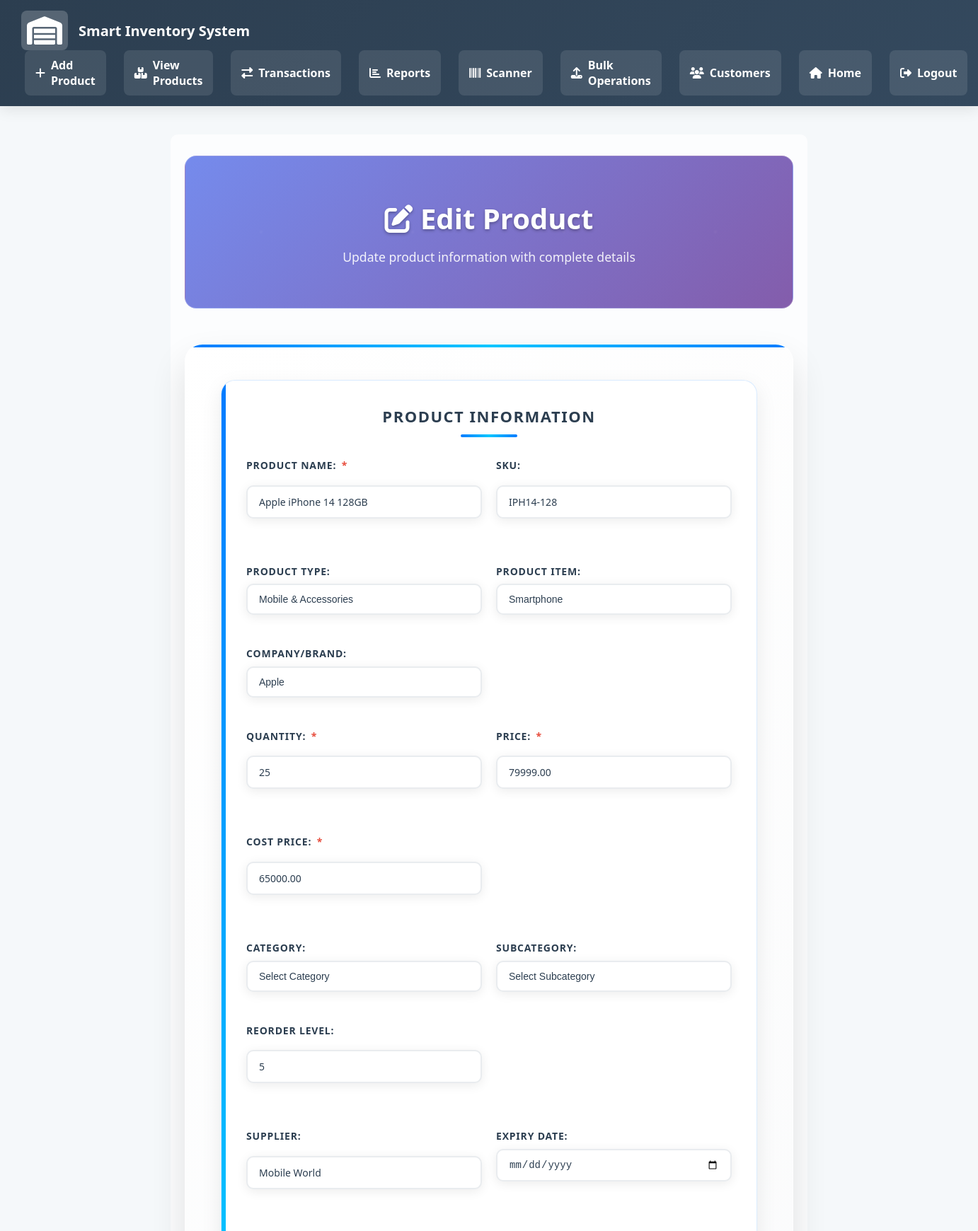
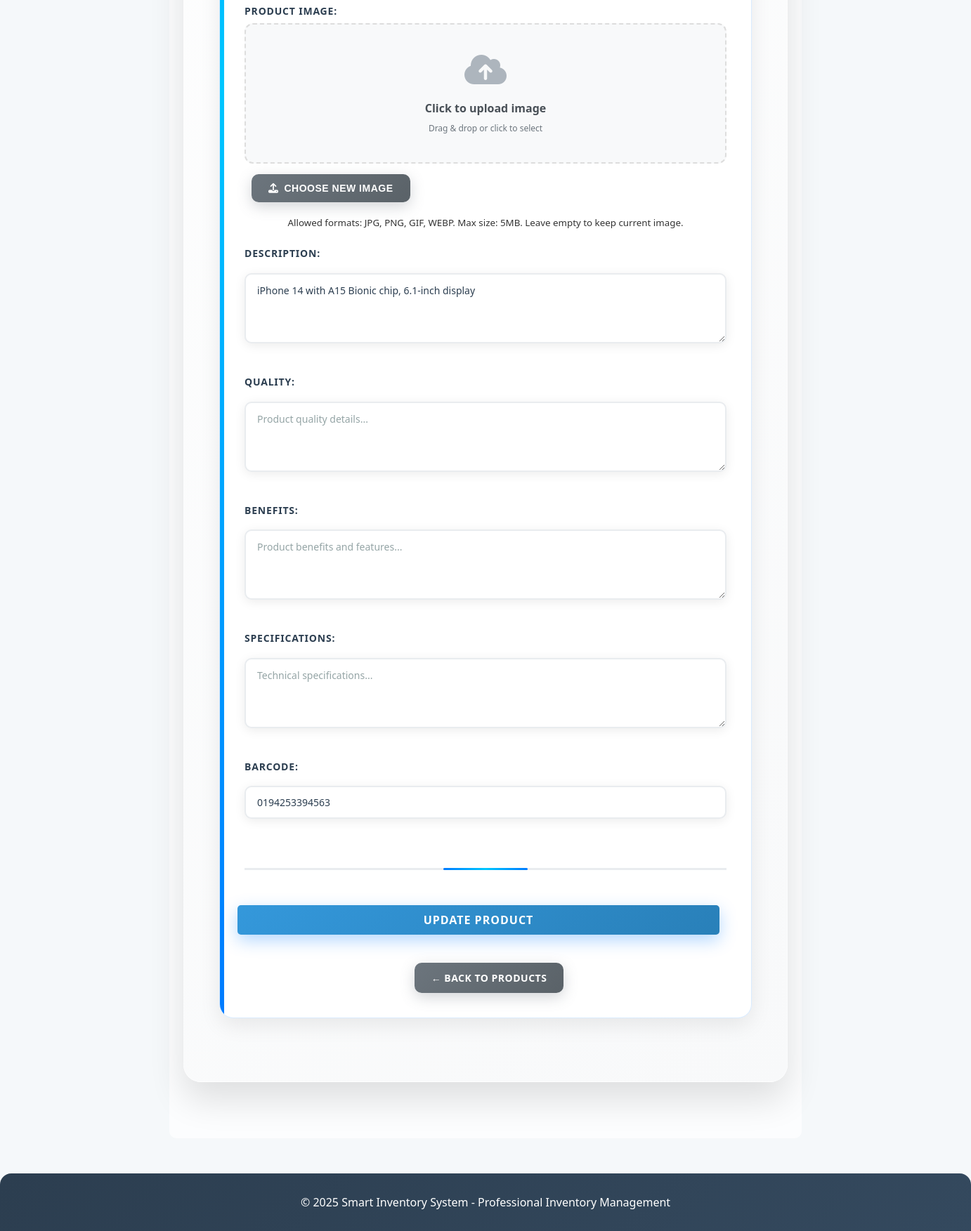
/edit_product.php?id=5 (signed in), run on the app's committed database (2 pictures, top to bottom).
### tables this page shows
CREATE TABLE `products` (
  `id` int(11) NOT NULL AUTO_INCREMENT,
  `product_type_id` int(11) DEFAULT NULL,
  `product_item_id` int(11) DEFAULT NULL,
  `company_id` int(11) DEFAULT NULL,
  `name` varchar(100) NOT NULL,
  `quantity` int(11) NOT NULL DEFAULT 0,
  `price` decimal(10,2) NOT NULL DEFAULT 0.00,
  `cost_price` decimal(10,2) NOT NULL DEFAULT 0.00,
  `description` text DEFAULT NULL,
  `quality` text DEFAULT NULL,
  `benefits` text DEFAULT NULL,
  `specifications` text DEFAULT NULL,
  `category_id` int(11) DEFAULT NULL,
  `subcategory_id` int(11) DEFAULT NULL,
  `image_path` varchar(255) DEFAULT NULL,
  `sku` varchar(50) DEFAULT NULL,
  `barcode` varchar(100) DEFAULT NULL,
  `supplier` varchar(100) DEFAULT NULL,
  `reorder_level` int(11) DEFAULT 5,
  `expiry_date` date DEFAULT NULL,
  `created_at` timestamp NOT NULL DEFAULT current_timestamp(),
  `updated_at` timestamp NOT NULL DEFAULT current_timestamp() ON UPDATE current_timestamp(),
  PRIMARY KEY (`id`),
  KEY `idx_products_name` (`name`),
  CONSTRAINT `fk_products_type` FOREIGN KEY (`product_type_id`) REFERENCES `product_types`(`id`) ON DELETE SET NULL,
  CONSTRAINT `fk_products_item` FOREIGN KEY (`product_item_id`) REFERENCES `product_items`(`id`) ON DELETE SET NULL,
  CONSTRAINT `fk_products_company` FOREIGN KEY (`company_id`) REFERENCES `companies`(`id`) ON DELETE SET NULL,
  CONSTRAINT `fk_products_category` FOREIGN KEY (`category_id`) REFERENCES `categories`(`id`) ON DELETE SET NULL,
  CONSTRAINT `fk_products_subcategory` FOREIGN KEY (`subcategory_id`) REFERENCES `subcategories`(`id`) ON DELETE SET NULL
);

CREATE TABLE `product_types` (
  `id` int(11) NOT NULL AUTO_INCREMENT,
  `name` varchar(100) NOT NULL,
  `description` text DEFAULT NULL,
  `icon` varchar(50) DEFAULT NULL,
  `created_at` timestamp NOT NULL DEFAULT current_timestamp(),
  PRIMARY KEY (`id`),
  UNIQUE KEY `ux_product_types_name` (`name`)
);

CREATE TABLE `product_items` (
  `id` int(11) NOT NULL AUTO_INCREMENT,
  `product_type_id` int(11) NOT NULL,
  `name` varchar(100) NOT NULL,
  `description` text DEFAULT NULL,
  `created_at` timestamp NOT NULL DEFAULT current_timestamp(),
  PRIMARY KEY (`id`),
  UNIQUE KEY `ux_type_item` (`product_type_id`,`name`),
  CONSTRAINT `fk_product_items_type` FOREIGN KEY (`product_type_id`) REFERENCES `product_types`(`id`) ON DELETE CASCADE
);

CREATE TABLE `companies` (
  `id` int(11) NOT NULL AUTO_INCREMENT,
  `name` varchar(100) NOT NULL,
  `description` text DEFAULT NULL,
  `logo_path` varchar(255) DEFAULT NULL,
  `website` varchar(255) DEFAULT NULL,
  `contact_info` text DEFAULT NULL,
  `created_at` timestamp NOT NULL DEFAULT current_timestamp(),
  PRIMARY KEY (`id`),
  UNIQUE KEY `ux_companies_name` (`name`)
);

### edit_product.php (the view, shortened to what the rows shown need)
<?php
include 'functions.php';
$id = $_GET['id'];
if ($_SERVER["REQUEST_METHOD"] == "POST") {
    if (!verifyCsrfToken($_POST['csrf_token'])) {
        setFlashMessage('error', 'Invalid form token. Please try again.');
        header("Location: edit_product.php?id=" . urlencode($id));
        exit;
    }
    $name = $_POST['name'];
    $quantity = $_POST['quantity'];
    $price = $_POST['price'];
    $cost_price = $_POST['cost_price'];
    $description = isset($_POST['description']) ? $_POST['description'] : '';
    $quality = isset($_POST['quality']) ? $_POST['quality'] : '';
    $benefits = isset($_POST['benefits']) ? $_POST['benefits'] : '';
    $specifications = isset($_POST['specifications']) ? $_POST['specifications'] : '';
    $product_type_id = isset($_POST['product_type_id']) && !empty($_POST['product_type_id']) ? $_POST['product_type_id'] : null;
    $product_item_id = isset($_POST['product_item_id']) && !empty($_POST['product_item_id']) ? $_POST['product_item_id'] : null;
    $company_id = isset($_POST['company_id']) && !empty($_POST['company_id']) ? $_POST['company_id'] : null;
    $category_id = isset($_POST['category_id']) && !empty($_POST['category_id']) ? $_POST['category_id'] : null;
    $subcategory_id = isset($_POST['subcategory_id']) && !empty($_POST['subcategory_id']) ? $_POST['subcategory_id'] : null;
    $sku = isset($_POST['sku']) ? $_POST['sku'] : '';
    $barcode = isset($_POST['barcode']) ? $_POST['barcode'] : '';
    $supplier = isset($_POST['supplier']) ? $_POST['supplier'] : '';
    $reorder_level = isset($_POST['reorder_level']) ? $_POST['reorder_level'] : 5;
    $expiry_date = isset($_POST['expiry_date']) ? $_POST['expiry_date'] : null;
    if ($quantity < 0 || $price <= 0 || $cost_price <= 0) {
        setFlashMessage('error', 'Quantity must be 0 or greater, Price and Cost Price must be greater than 0.');
    } else {
        $validation_errors = [];
        if ($product_type_id && !is_numeric($product_type_id)) {
            $validation_errors[] = 'Invalid product type selected.';
        }
        if ($product_item_id && !is_numeric($product_item_id)) {
            $validation_errors[] = 'Invalid product item selected.';
        }
        if ($company_id && !is_numeric($company_id)) {
            $validation_errors[] = 'Invalid company selected.';
        }
        if ($category_id && !is_numeric($category_id)) {
            $validation_errors[] = 'Invalid category selected.';
        }
        if ($subcategory_id && !is_numeric($subcategory_id)) {
            $validation_errors[] = 'Invalid subcategory selected.';
        }
        if (!empty($validation_errors)) {
            setFlashMessage('error', implode(' ', $validation_errors));
        } else {
        $image_path = isset($_POST['current_image']) ? $_POST['current_image'] : null;
        if (isset($_FILES['product_image']) && $_FILES['product_image']['error'] == 0) {
            $allowed_types = array('image/jpeg', 'image/png', 'image/gif', 'image/webp');
            $max_size = 5 * 1024 * 1024;
            if ($_FILES['product_image']['size'] > $max_size) {
                setFlashMessage('error', 'Image too large. Maximum size is 5MB.');
            } else {
                $file_extension = pathinfo($_FILES['product_image']['name'], PATHINFO_EXTENSION);
                $file_name = uniqid() . '.' . $file_extension;
                $upload_path = 'images/products/' . $file_name;
                if (!is_dir('images')) { @mkdir('images', 0755); }
                if (!is_dir('images/products')) { @mkdir('images/products', 0755); }
                if (move_uploaded_file($_FILES['product_image']['tmp_name'], $upload_path)) {
                    if ($image_path && file_exists($image_path)) {
                        unlink($image_path);
                    }
                    $image_path = $upload_path;
                } else {
                    setFlashMessage('error', 'Failed to upload new image.');
                }
            }
        }
        $stmt = $conn->prepare("UPDATE products SET name=?, quantity=?, price=?, cost_price=?, description=?, quality=?, benefits=?, specifications=?, product_type_id=?, product_item_id=?, company_id=?, category_id=?, subcategory_id=?, image_path=?, sku=?, barcode=?, supplier=?, reorder_level=?, expiry_date=? WHERE id=?");
        $stmt->bind_param("siddssssiiiiissssisi", $name, $quantity, $price, $cost_price, $description, $quality, $benefits, $specifications, $product_type_id, $product_item_id, $company_id, $category_id, $subcategory_id, $image_path, $sku, $barcode, $supplier, $reorder_level, $expiry_date, $id);
        if ($stmt->execute()) {
            setFlashMessage('success', 'Product updated successfully. <a href="view_products.php">View All Products</a>');
        } else {
            setFlashMessage('error', 'Error updating product: ' . $stmt->error);
        }
        }
    }
    header("Location: edit_product.php?id=$id");
    exit;
} else {
    $res = $conn->prepare("
        SELECT p.*, c.name as category_name, sc.name as subcategory_name
        FROM products p
        LEFT JOIN categories c ON p.category_id = c.id
        LEFT JOIN subcategories sc ON p.subcategory_id = sc.id
        WHERE p.id=?
    ");
    $res->bind_param("i", $id);
    $res->execute();
    $result = $res->get_result();
    $data = $result->fetch_assoc();
}
$product_types = array();
$product_items = array();
$companies_all = array();
$type_stmt = $conn->prepare("SELECT id, name FROM product_types ORDER BY name");
$type_stmt->execute();
$type_result = $type_stmt->get_result();
while ($row = $type_result->fetch_assoc()) {
    $product_types[] = $row;
}
$item_stmt = $conn->prepare("SELECT id, name, product_type_id FROM product_items ORDER BY name");
$item_stmt->execute();
$item_result = $item_stmt->get_result();
while ($row = $item_result->fetch_assoc()) {
    $product_items[] = $row;
}
$comp_stmt = $conn->prepare("SELECT id, name FROM companies ORDER BY name");
$comp_stmt->execute();
$comp_result = $comp_stmt->get_result();
while ($row = $comp_result->fetch_assoc()) {
    $companies_all[] = $row;
}
?>
<!DOCTYPE html>
<html lang="en">
<head>
    <link rel="stylesheet" href="style.css">
    <link rel="stylesheet" href="https://cdnjs.cloudflare.com/ajax/libs/font-awesome/6.5.0/css/all.min.css">
</head>
<body>
    <main class="dashboard">
        <div class="hero">
            <h1><i class="fas fa-edit"></i> Edit Product</h1>
        </div>
        <div class="form-container">
            <div class="form-section">
                <form method="POST" class="registration-form" enctype="multipart/form-data">
                <div class="form-row">
                    <div class="form-group">
                        <label>Product Name: <span class="required">*</span></label>
                        <input type="text" name="name" value="<?php echo htmlspecialchars($data['name']); ?>" required placeholder="Enter product name">
                    </div>
                    <div class="form-group">
                        <label>SKU:</label>
                        <input type="text" name="sku" value="<?php echo htmlspecialchars(isset($data['sku']) ? $data['sku'] : ''); ?>" placeholder="Stock Keeping Unit">
                    </div>
                </div>
                <div class="form-row">
                    <div class="form-group">
                        <label>Product Type:</label>
                        <select name="product_type_id" id="product_type_id">
                            <?php foreach ($product_types as $type): ?>
                                <option value="<?php echo $type['id']; ?>" <?php echo (isset($data['product_type_id']) && $data['product_type_id'] == $type['id']) ? 'selected' : ''; ?>><?php echo htmlspecialchars($type['name']); ?></option>
                            <?php endforeach; ?>
                        </select>
                    </div>
                    <div class="form-group">
                        <label>Product Item:</label>
                        <select name="product_item_id" id="product_item_id">
                            <?php foreach ($product_items as $item): ?>
                                <?php if (isset($data['product_type_id']) && $item['product_type_id'] == $data['product_type_id']): ?>
                                    <option value="<?php echo $item['id']; ?>" <?php echo (isset($data['product_item_id']) && $data['product_item_id'] == $item['id']) ? 'selected' : ''; ?>><?php echo htmlspecialchars($item['name']); ?></option>
                                <?php endif; ?>
                            <?php endforeach; ?>
                        </select>
                    </div>
                    <div class="form-group">
                        <label>Company/Brand:</label>
                        <select name="company_id" id="company_id">
                            <?php foreach ($companies_all as $company): ?>
                                <option value="<?php echo $company['id']; ?>" <?php echo (isset($data['company_id']) && $data['company_id'] == $company['id']) ? 'selected' : ''; ?>><?php echo htmlspecialchars($company['name']); ?></option>
                            <?php endforeach; ?>
                        </select>
                    </div>
                </div>
                <div class="form-row">
                    <div class="form-group">
                        <label>Quantity: <span class="required">*</span></label>
                        <input type="number" name="quantity" min="0" value="<?php echo $data['quantity']; ?>" required placeholder="Enter quantity">
                    </div>
                    <div class="form-group">
                        <label>Price: <span class="required">*</span></label>
                        <input type="number" name="price" step="0.01" min="0.01" value="<?php echo $data['price']; ?>" required placeholder="Selling price">
                    </div>
                    <div class="form-group">
                        <label>Cost Price: <span class="required">*</span></label>
                        <input type="number" name="cost_price" step="0.01" min="0.01" value="<?php echo $data['cost_price'] ?? 0; ?>" required placeholder="Purchase cost">
                    </div>
                </div>
                <div class="form-row">
                    <div class="form-group">
                        <label>Reorder Level:</label>
                        <input type="number" name="reorder_level" min="0" value="<?php echo isset($data['reorder_level']) ? $data['reorder_level'] : 5; ?>" placeholder="Reorder level">
                    </div>
                </div>
                <div class="form-row">
                    <div class="form-group">
                        <label>Supplier:</label>
                        <input type="text" name="supplier" value="<?php echo htmlspecialchars(isset($data['supplier']) ? $data['supplier'] : ''); ?>" placeholder="Supplier name">
                    </div>
                    <div class="form-group">
                        <label>Expiry Date:</label>
                        <input type="date" name="expiry_date" value="<?php echo isset($data['expiry_date']) ? $data['expiry_date'] : ''; ?>">
                    </div>
                </div>
                <div class="form-group">
                    <label>Description:</label>
                    <textarea name="description" rows="3" placeholder="Product description..."><?php echo htmlspecialchars(isset($data['description']) ? $data['description'] : ''); ?></textarea>
                </div>
                <div class="form-group">
                    <label>Barcode:</label>
                    <input type="text" name="barcode" value="<?php echo htmlspecialchars(isset($data['barcode']) ? $data['barcode'] : ''); ?>" placeholder="Product barcode">
                </div>
            </form>
        </div>
    </div>
    </main>
</body>
</html>

### data on the page
products: name "Apple iPhone 14 128GB", sku "IPH14-128", product_type_id "Mobile & Accessories", product_item_id "Smartphone", company_id "Apple", quantity "25", price "79999.00", cost_price "65000.00", reorder_level "5", supplier "Mobile World", description "iPhone 14 with A15 Bionic chip, 6.1-inch display", barcode "0194253394563"
